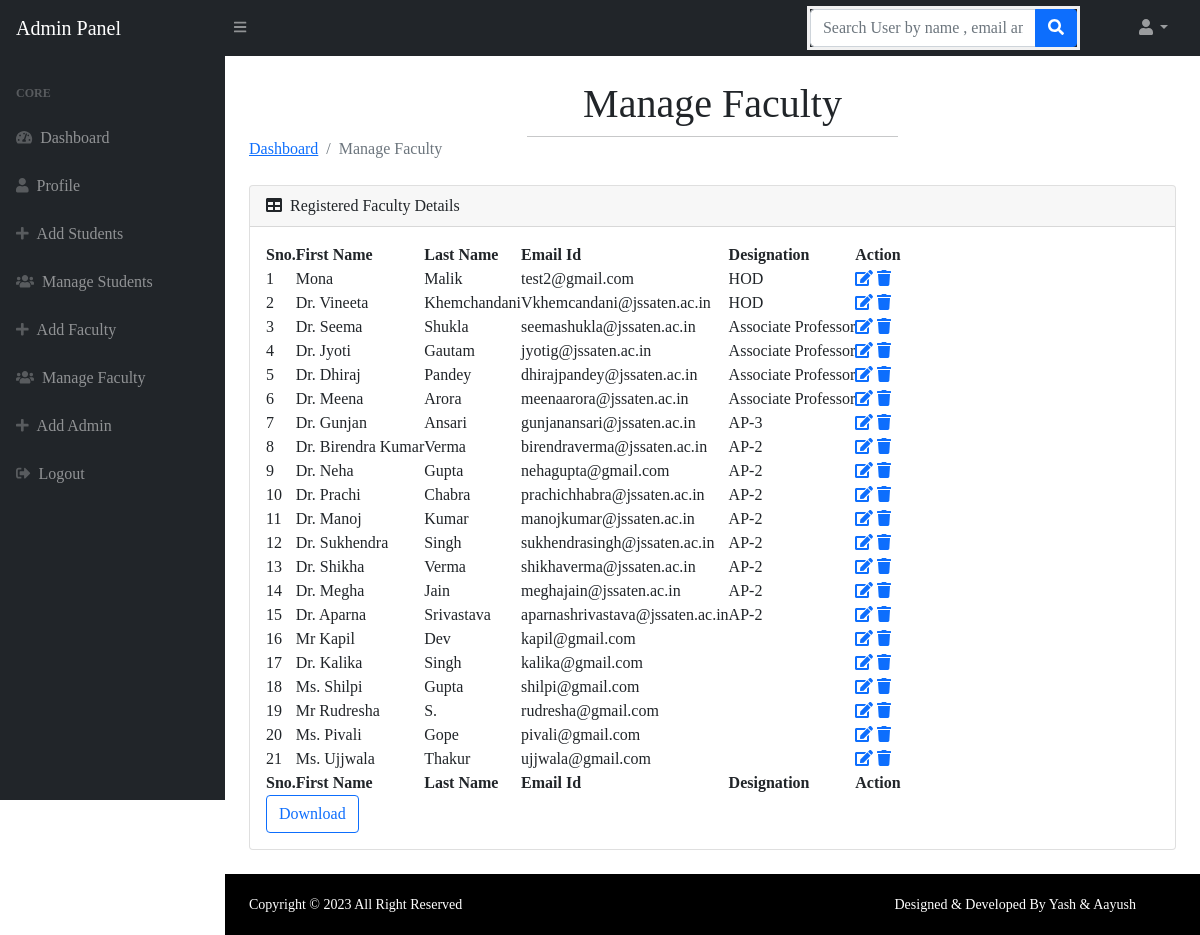
The page /loginsystem/admin/manage-faculty.php (signed in) on the database its author committed.
### tables this page shows
CREATE TABLE `faculty` (
  `id` int(11) NOT NULL,
  `fname` varchar(255) DEFAULT NULL,
  `lname` varchar(255) DEFAULT NULL,
  `email` varchar(255) DEFAULT NULL,
  `designation` varchar(255) DEFAULT NULL,
  `subjectalloted` varchar(255) DEFAULT NULL,
  `laballoted` varchar(255) NOT NULL,
  `section` varchar(55) DEFAULT NULL,
  `img` varchar(255) DEFAULT NULL,
  `password` varchar(255) NOT NULL
);

### loginsystem/admin/manage-faculty.php (the view, shortened to what this page needs)
<?php session_start();
include_once('../includes/config.php');
if (strlen($_SESSION['adminid']==0)) {
  header('location:logout.php');
  } else{
   ?>
<!DOCTYPE html>
<html lang="en" xmlns="http://www.w3.org/1999/xhtml">
<head>
    <link href="https://cdn.jsdelivr.net/npm/simple-datatables@latest/dist/style.css" rel="stylesheet" />
    <link href="../css/styles.css" rel="stylesheet" />
    <link href="../css/style.css" rel="stylesheet" />
</head>
<body class="sb-nav-fixed">
    <?php include_once('includes/navbar.php');?>
    <div id="layoutSidenav">
        <?php include_once('includes/sidebar.php');?>
        <div id="layoutSidenav_content">
            <main>
                <div class="container-fluid px-4" id="tblCustomers">
                    <h1 class="mt-4">Manage Faculty</h1>
                    <hr>
                    <ol class="breadcrumb mb-4">
                        <li class="breadcrumb-item"><a href="dashboard.php">Dashboard</a></li>
                        <li class="breadcrumb-item active">Manage Faculty  </li>
                    </ol>
                    <div class="card mb-4">
                        <div class="card-header">
                            <i class="fas fa-table me-1"></i>
                            Registered Faculty Details
                        </div>
                        <div class="card-body" id="tbl_exporttable_to_xls">
                            <table id="datatablesSimple">
                                <thead>
                                    <tr>
                                        <th>Sno.</th>
                                        <th>First Name</th>
                                        <th> Last Name</th>
                                        <th> Email Id</th>
                                        <th>Designation</th>
                                        <th>Action</th>
                                    </tr>
                                </thead>
                                <tfoot>
                                    <tr>
                                        <th>Sno.</th>
                                        <th>First Name</th>
                                        <th> Last Name</th>
                                        <th> Email Id</th>
                                        <th>Designation</th>
                                        <th>Action</th>
                                    </tr>
                                </tfoot>
                                <tbody>
                                    <?php $ret=mysqli_query($con,"select * from faculty");
                              $cnt=1;
                              while($row=mysqli_fetch_array($ret))
                              {?>
                                    <tr>
                                        <td><?php echo $cnt;?></td>
                                        <td><?php echo $row['fname'];?></td>
                                        <td><?php echo $row['lname'];?></td>
                                        <td><?php echo $row['email'];?></td>
                                        <td><?php echo $row['designation'];?></td>
                                        <td>
                                            <a href="faculty-profile.php?uid=<?php echo $row['id'];?>">
                                                <i class="fas fa-edit"></i></a>
                                            <a href="manage-faculty.php?id=<?php echo $row['id'];?>"
                                                onClick="return confirm('Do you really want to delete');"><i
                                                    class="fa fa-trash" aria-hidden="true"></i></a>
                                        </td>
                                    </tr>
                                    <?php $cnt=$cnt+1; }?>
                                </tbody>
                            </table>
                            <button id="btnExport" onclick="Export()" type="button" class="btn btn-outline-primary">Download</button>
                        </div>
                    </div>
                </div>
            </main>
            <?php include('../includes/footer.php');?>
        </div>
    </div>
</body>
</html>
<?php } ?>

### loginsystem/admin/includes/navbar.php (shortened to what this page needs)
<nav class="sb-topnav navbar navbar-expand navbar-dark bg-dark">
          <a class="navbar-brand ps-3" href="dashboard.php">Admin Panel</a>
          <button class="btn btn-link btn-sm order-1 order-lg-0 me-4 me-lg-0" id="sidebarToggle" href="#!"><i class="fas fa-bars"></i></button>
           <form class="d-none d-md-inline-block form-inline ms-auto me-0 me-md-5 my-5 my-md-0" method="post" action="search-result.php">
              <div class="input-group">
                  <input class="form-control" type="text" placeholder="Search User by name , email and contact number" title="Search User by name , email and contact number" aria-describedby="btnNavbarSearch" name="searchkey" />
                  <button class="btn btn-primary" id="btnNavbarSearch" type="submit" ><i class="fas fa-search"></i></button>
              </div>
          </form>
          <ul class="navbar-nav ms-auto ms-md-0 me-3 me-lg-4">
              <li class="nav-item dropdown">
                  <a class="nav-link dropdown-toggle" id="navbarDropdown" href="#" role="button" data-bs-toggle="dropdown" aria-expanded="false"><i class="fas fa-user fa-fw"></i></a>
              </li>
          </ul>
      </nav>

### loginsystem/admin/includes/sidebar.php
<div id="layoutSidenav_nav">
    <nav class="sb-sidenav accordion sb-sidenav-dark" id="sidenavAccordion">
        <div class="sb-sidenav-menu">
            <div class="nav">
                <div class="sb-sidenav-menu-heading">Core</div>
                <a class="nav-link" href="dashboard.php">
                    <div class="sb-nav-link-icon"><i class="fas fa-tachometer-alt"></i></div>
                    Dashboard
                </a>
                <a class="nav-link" href="admin-profile.php">
                    <div class="sb-nav-link-icon"><i class="fas fa-user"></i></div>
                    Profile
                </a>
                <a class="nav-link" href="add-student.php">
                    <div class="sb-nav-link-icon"><i class="fa fa-plus" aria-hidden="true"></i></div>
                    Add Students
                </a>
                <a class="nav-link" href="manage-users.php">
                    <div class="sb-nav-link-icon"><i class="fas fa-users"></i></div>
                    Manage Students
                </a>
                <a class="nav-link" href="add-faculty.php">
                    <div class="sb-nav-link-icon"><i class="fa fa-plus" aria-hidden="true"></i></div>
                    Add Faculty
                </a>
                <a class="nav-link" href="manage-faculty.php">
                    <div class="sb-nav-link-icon"><i class="fas fa-users"></i></div>
                    Manage Faculty
                </a>
                <a class="nav-link" href="add-admin.php">
                    <div class="sb-nav-link-icon"><i class="fa fa-plus" aria-hidden="true"></i></div>
                    Add Admin
                </a>
                <a class="nav-link" href="logout.php">
                    <div class="sb-nav-link-icon"><i class="fas fa-sign-out-alt"></i></div>
                    Logout
                </a>
            </div>
        </div>
    </nav>
</div>

### loginsystem/includes/footer.php
<div id="layoutAuthentication_footer">
             <footer class="py-4 bg-light mt-auto" style="background-color: black !important">
                 <div class="container-fluid px-4">
                     <div class="d-flex align-items-center justify-content-between small">
                         <div class="text-muted footerLeft">Copyright &copy; <?php echo date('Y');?> All Right Reserved</div>
                         <div class="footerRight">
                             <a href="https://jssaten.ac.in//pview/IT" target="_blank">Designed & Developed By Yash & Aayush</a>
                         </div>
                     </div>
                 </div>
             </footer>
         </div>

### loginsystem/css/style.css (style rules this page uses)
* { margin: 0; padding: 0; font-family: 'Times New Roman', Times, serif !important; }
hr { width: 40%; margin: auto !important; }
.footerLeft { float: left; color: white !important; }
.footerRight { float: right; margin-right: 40px; }
.footerRight a { color: white; text-decoration: none; }
form { border: 3px solid #f1f1f1; }

### rows shown on the page
faculty: fname "Mona", lname "Malik", email "test2@gmail.com", designation "HOD"
faculty: fname "Dr. Vineeta", lname "Khemchandani", email "Vkhemcandani@jssaten.ac.in", designation "HOD"
faculty: fname "Dr. Seema", lname "Shukla", email "seemashukla@jssaten.ac.in", designation "Associate Professor"
faculty: fname "Dr. Jyoti", lname "Gautam", email "jyotig@jssaten.ac.in", designation "Associate Professor"
faculty: fname "Dr. Dhiraj", lname "Pandey", email "dhirajpandey@jssaten.ac.in", designation "Associate Professor"
faculty: fname "Dr. Meena", lname "Arora", email "meenaarora@jssaten.ac.in", designation "Associate Professor"
faculty: fname "Dr. Gunjan", lname "Ansari", email "gunjanansari@jssaten.ac.in", designation "AP-3"
faculty: fname "Dr. Birendra Kumar", lname "Verma", email "birendraverma@jssaten.ac.in", designation "AP-2"
faculty: fname "Dr. Neha", lname "Gupta", email "nehagupta@gmail.com", designation "AP-2"
faculty: fname "Dr. Prachi", lname "Chabra", email "prachichhabra@jssaten.ac.in", designation "AP-2"
faculty: fname "Dr. Manoj", lname "Kumar", email "manojkumar@jssaten.ac.in", designation "AP-2"
faculty: fname "Dr. Sukhendra", lname "Singh", email "sukhendrasingh@jssaten.ac.in", designation "AP-2"
faculty: fname "Dr. Shikha", lname "Verma", email "shikhaverma@jssaten.ac.in", designation "AP-2"
faculty: fname "Dr. Megha", lname "Jain", email "meghajain@jssaten.ac.in", designation "AP-2"
faculty: fname "Dr. Aparna", lname "Srivastava", email "aparnashrivastava@jssaten.ac.in", designation "AP-2"
faculty: fname "Mr Kapil", lname "Dev", email "kapil@gmail.com"
faculty: fname "Dr. Kalika", lname "Singh", email "kalika@gmail.com"
faculty: fname "Ms. Shilpi", lname "Gupta", email "shilpi@gmail.com"
faculty: fname "Mr Rudresha", lname "S.", email "rudresha@gmail.com"
faculty: fname "Ms. Pivali", lname "Gope", email "pivali@gmail.com"
faculty: fname "Ms. Ujjwala", lname "Thakur", email "ujjwala@gmail.com"
